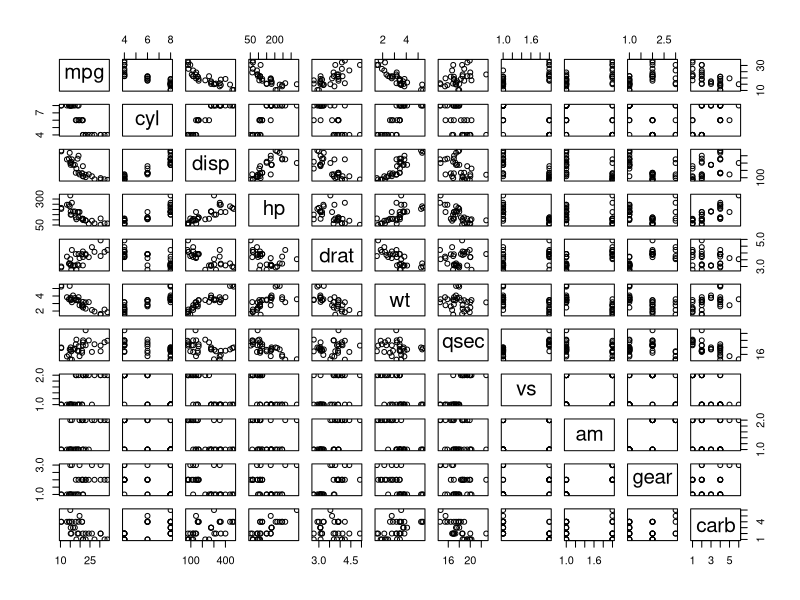
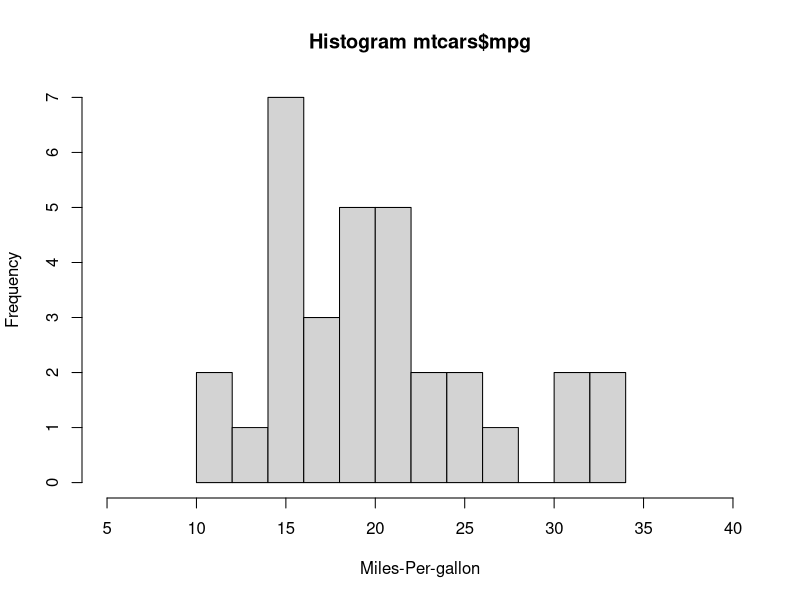
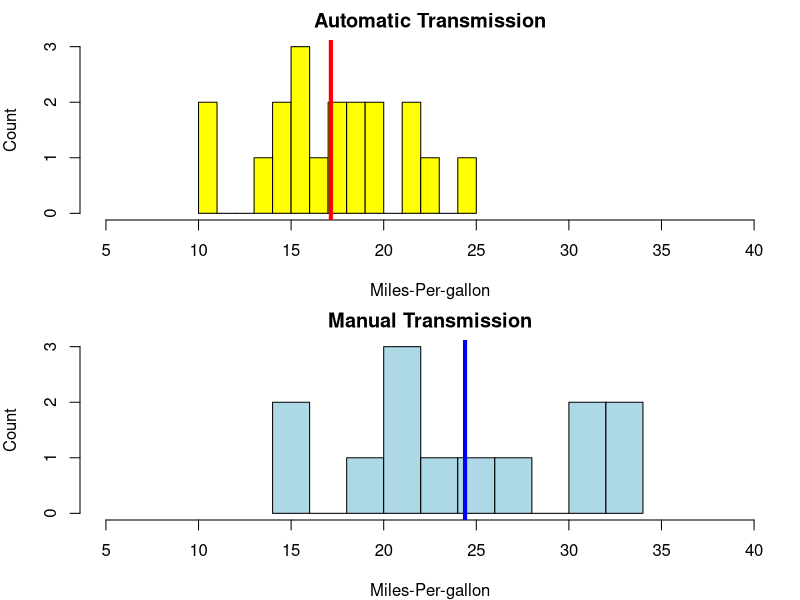
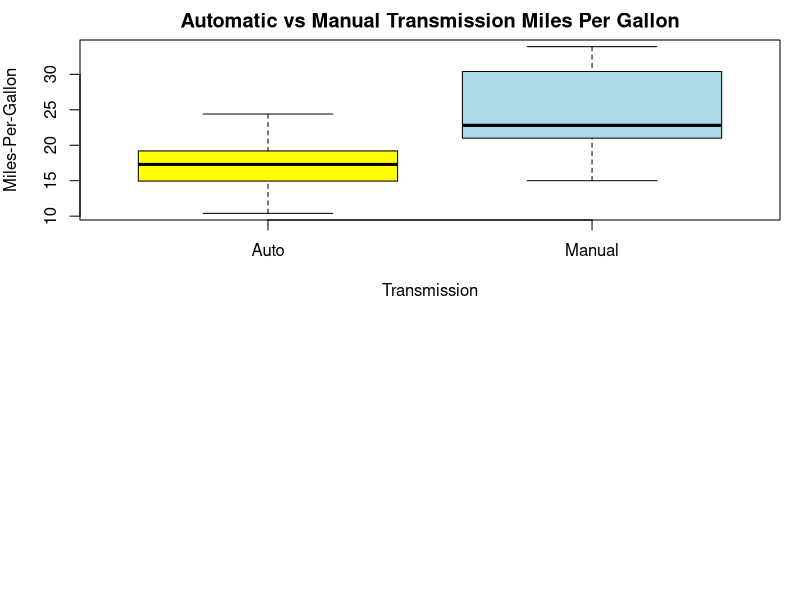

Generate these figures, in order, with R:
## ---- chunk 1
sessionInfo()
## ---- chunk 2
rm(list=ls()); data("mtcars") 
## ---- chunk 3
any(is.na(mtcars)); colnames(mtcars)
## ---- chunk 4
data(mtcars)
mtcars$vs <- factor(mtcars$vs, labels = c("V-block", "S-block")); mtcars$am <- factor(mtcars$am, labels = c("Automatic", "Manual")); mtcars$gear <- factor(mtcars$gear); mtcars$carb <- factor(mtcars$carb); mtcarsProc <- mtcars; head(mtcarsProc)

## ---- chunk 5
fslrm <- lm(mpg ~ factor(am), data = mtcarsProc); fslrm
coef(summary(fslrm))
## ---- chunk 6
pairs(mpg ~ ., data = mtcarsProc)
## ---- chunk 7
data(mtcarsProc)
mtcarsProc$vs <- factor(mtcarsProc$vs, labels = c("V-block", "S-block")); mtcarsProc$am <- factor(mtcarsProc$am, labels = c("Auto", "Manual")); mtcarsProc$gear <- factor(mtcarsProc$gear); mtcarsProc$carb <- factor(mtcarsProc$carb);
hist(mtcarsProc$mpg, breaks=15, xlab = "Miles-Per-gallon", main = "Histogram mtcars$mpg", xlim = range(5:40))
## ---- chunk 8
data(mtcarsProc)
par(mfrow = c(2,1), mar = c(4,4,2,1)) # set margin
hist(mtcarsProc$mpg[mtcarsProc$am=="Auto"], breaks=10, xlab = "Miles-Per-gallon", ylab = "Count", main = "Automatic Transmission", col = "yellow", xlim = range(5:40));
abline(v=mean(mtcarsProc$mpg[mtcarsProc$am=="Auto"]), col="red", lwd = 4)
hist(mtcarsProc$mpg[mtcarsProc$am=="Manual"], breaks=10, xlab = "Miles-Per-gallon", ylab = "Count", main = "Manual Transmission", col="lightblue", xlim = range(5:40));
abline(v=mean(mtcarsProc$mpg[mtcarsProc$am=="Manual"]), col="blue", lwd = 4)
## ---- chunk 9
data("mtcarsProc")
boxplot(mpg ~ am, data = mtcarsProc, col = (c("yellow","lightblue")), ylab = "Miles-Per-Gallon", xlab = "Transmission", main =  "Automatic vs Manual Transmission Miles Per Gallon")
## ---- chunk 10
# NOTE USE GGPLOT
# 
## ---- chunk 11
data("mtcarsProc")
#qqPlot(fit?, main="Q-Q plot")
## ---- chunk 12
data("mtcarsProc")
f1 <- lm(mpg ~ factor(am), data = mtcarsProc)
coef(summary(f1))
library(ggplot2)

## ---- chunk 13
data("mtcarsProc")
f2 <- lm(mpg ~ factor(am) + wt, data = mtcarsProc)
coef(summary(f2))
f3 <- lm(mpg ~ factor(am) * wt, data = mtcarsProc)
coef(summary(f3))
## ---- chunk 14
#To be inserted
## ---- chunk 15
#To be inserted
## ---- chunk 16
#plot(resid(fit?))
#abline(h=0)
## ---- chunk 17
# To be inserted
